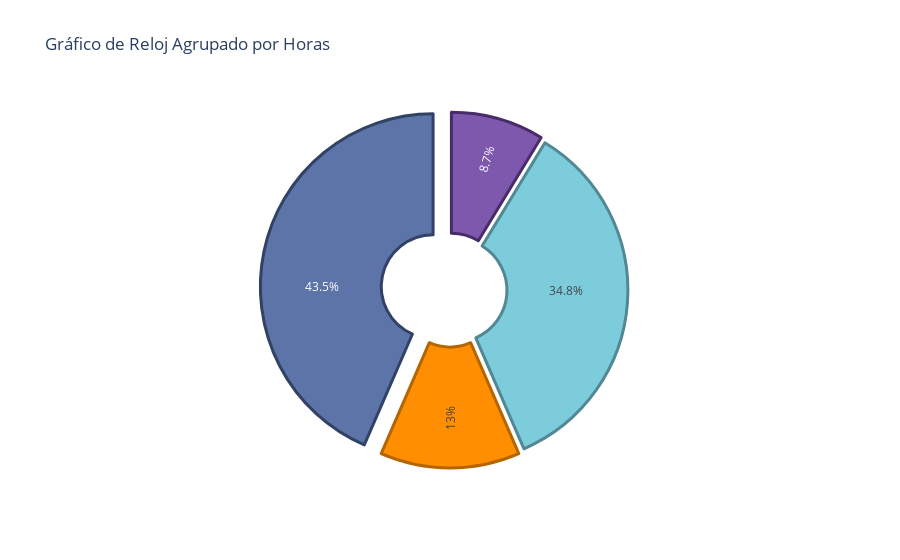

Source (notebook cell):
### Code cell
grupos_horas = ['Madrugada: (0-7 hrs)', 'Mañana (7-12 hrs)', 'Tarde (12-19 hrs)', 'Noche (19-24 hrs)']
valores = [20, 80, 30, 100]

max_value = max(valores)
#grosor = [0.01 + 0.05 * (valor / max_value) for valor in valores]
grosor = [0.10 if valor == max_value else 0.03 for valor in valores]

colores_relleno = ['#7e58ad', '#7dccdc', '#ff8f00', '#5c74a7']
colores_contorno = ['#482c6a', '#518893', '#b56500', '#324264']

fig = go.Figure()
hovertext = [f"{label}: Valor" for label, valor in zip(grupos_horas, valores)]

fig.add_trace(go.Pie(
    labels=grupos_horas,
    values=valores,
    hole=0.3,
    textinfo='percent',
    insidetextorientation='radial',
    hoverinfo='label+value+percent+text',
    hovertext=hovertext,
    marker=dict(colors=colores_relleno, line=dict(color=colores_contorno, width=3)),
    pull=grosor,
    direction='clockwise',
    rotation=0,
    sort=False,
))

fig.update_layout(
    title_text="Gráfico de Reloj Agrupado por Horas",
    showlegend=False
)

fig.show()

### Figure 1 — Plotly figure (JSON) as saved in the notebook; plotly's stock layout.template omitted (floating-point values rounded to 4 significant figures)
{"data": [{"direction": "clockwise", "hole": 0.3, "hovertext": ["Madrugada: (0-7 hrs): Valor", "Mañana (7-12 hrs): Valor", "Tarde (12-19 hrs): Valor", "Noche (19-24 hrs): Valor"], "insidetextorientation": "radial", "labels": ["Madrugada: (0-7 hrs)", "Mañana (7-12 hrs)", "Tarde (12-19 hrs)", "Noche (19-24 hrs)"], "marker": {"colors": ["#7e58ad", "#7dccdc", "#ff8f00", "#5c74a7"], "line": {"color": ["#482c6a", "#518893", "#b56500", "#324264"], "width": 3}}, "pull": [0.03, 0.03, 0.03, 0.1], "rotation": 0, "sort": false, "textinfo": "percent", "type": "pie", "values": [20, 80, 30, 100]}], "layout": {"showlegend": false, "title": {"text": "Gráfico de Reloj Agrupado por Horas"}}}
